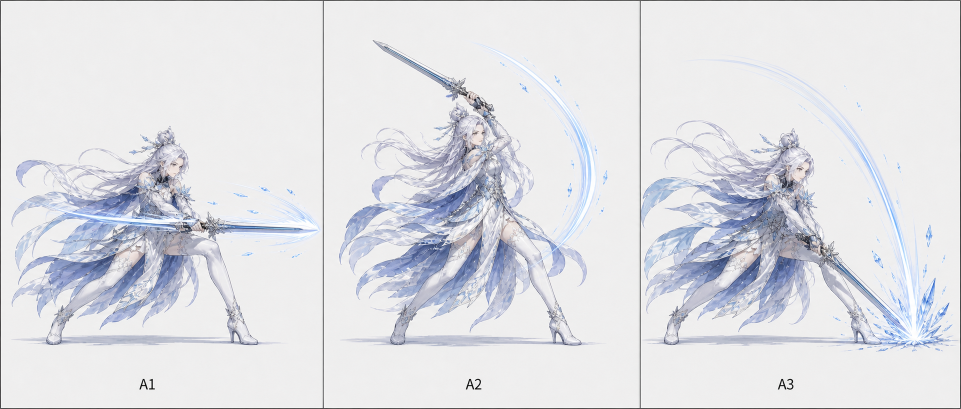
#> input picture assets/art/review/weapon_combo_candidates/lingshuang_longsword_combo_master_v1.png, 1922 x 818 px (shown at 1/2 size)
$ python check_weapon_combo_cutout_quality.py
#> lines starting #> are read from the running program, lines starting #| are printed output that depends on the picture
### scripts/extract_weapon_combo_sprites.py
from __future__ import annotations

from collections import deque
from dataclasses import dataclass
from pathlib import Path

import cv2
import numpy as np
from PIL import Image, ImageDraw


ROOT = Path(__file__).resolve().parents[1]
SOURCE_DIR = ROOT / "assets" / "art" / "review" / "weapon_combo_candidates"


@dataclass(frozen=True)
class ComboSheet:
    character: str
    weapon: str
    file_name: str


SHEETS = (
    ComboSheet("lingshuang", "longsword", "lingshuang_longsword_combo_master_v1.png"),
    ComboSheet("lingshuang", "broadsword", "lingshuang_broadsword_combo_master_v1.png"),
    ComboSheet("lingshuang", "dualblades", "lingshuang_dualblades_combo_master_v2.png"),
    ComboSheet("mohen", "longsword", "mohen_longsword_combo_master_v1.png"),
    ComboSheet("mohen", "broadsword", "mohen_broadsword_combo_master_v1.png"),
    ComboSheet("mohen", "dualblades", "mohen_dualblades_combo_master_v1.png"),
    ComboSheet("suxin", "longsword", "suxin_longsword_combo_master_v1.png"),
    ComboSheet("suxin", "broadsword", "suxin_broadsword_combo_master_v1.png"),
    ComboSheet("suxin", "dualblades", "suxin_dualblades_combo_master_v1.png"),
)


# [312 lines left out: functions is_connected_background, connected_background_mask, grabcut_foreground_mask, remove_background_with_grabcut, remove_connected_light_background, remove_enclosed_light_background and 3 more, not called in this run]


def panel_crop(sheet: Image.Image, stage: int) -> Image.Image:
#> called with stage = 0
    inset = 15
    panel_width = sheet.width // 3
#> panel_width = 640
    crop_width = panel_width - inset * 2
#> crop_width = 610
    panel_center = round(sheet.width * (stage + 0.5) / 3)
#> panel_center = 320
    panel_left = panel_center - crop_width // 2
#> panel_left = 15
    panel_right = panel_left + crop_width
#> panel_right = 625
    content_bottom = round(sheet.height * 0.885)
#> content_bottom = 724
    return sheet.crop((panel_left, 0, panel_right, content_bottom)).convert("RGBA")
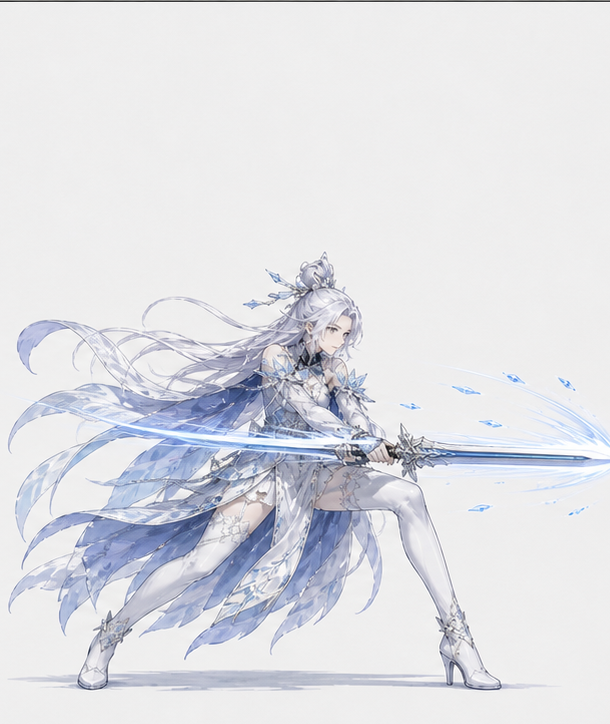
#> returned value: PIL image 610x724 RGBA; mean R, G, B, A 222.9, 224, 229.2, 255


# [66 lines left out: functions extract_sheet, checkerboard, build_preview, not called in this run]


def main() -> None:
    groups = [extract_sheet(job) for job in SHEETS]
    build_preview(groups)


# [2 lines that do not run on import are left out]

### scripts/check_weapon_combo_cutout_quality.py
from __future__ import annotations

from pathlib import Path

import numpy as np
from PIL import Image

import extract_weapon_combo_sprites as extractor


ROOT = Path(__file__).resolve().parents[1]
MINIMUM_CORE_DETAIL_RETENTION = 0.94
MINIMUM_UPPER_BODY_SKIN_RETENTION = 0.95


def retention_metrics(source: Image.Image, sprite: Image.Image) -> tuple[float, float]:
    source_rgb = np.asarray(source.convert("RGB"))
    output_rgba = np.asarray(sprite.convert("RGBA"))
    height, width, _ = source_rgb.shape
    average = source_rgb.mean(axis=2)
    saturation = source_rgb.max(axis=2) - source_rgb.min(axis=2)
    red = source_rgb[:, :, 0]
    green = source_rgb[:, :, 1]
    blue = source_rgb[:, :, 2]
    rows, columns = np.indices((height, width))

    core_detail = (saturation >= 28) | (average <= 190)
    upper_body_zone = (
        (columns >= width * 0.18)
        & (columns <= width * 0.75)
        & (rows >= height * 0.15)
        & (rows <= height * 0.58)
    )
    skin_detail = (
        (red >= 155)
        & (green >= 110)
        & (blue >= 95)
        & ((red.astype(np.int16) - blue.astype(np.int16)) >= 8)
        & (saturation >= 10)
        & upper_body_zone
    )
    retained = output_rgba[:, :, 3] >= 128
    core_retention = float(
        np.count_nonzero(core_detail & retained) / np.count_nonzero(core_detail)
    )
    skin_retention = float(
        np.count_nonzero(skin_detail & retained) / np.count_nonzero(skin_detail)
    )
    return core_retention, skin_retention


def main() -> None:
    failures: list[str] = []
    for job in extractor.SHEETS:
        sheet = Image.open(extractor.SOURCE_DIR / job.file_name).convert("RGBA")
        output_dir = (
            ROOT
            / "assets"
            / "art"
            / "characters"
            / job.character
            / "sprites"
            / "attack"
            / job.weapon
        )
        for stage in range(3):
            source = extractor.panel_crop(sheet, stage)
#> (the run stopped early here; a loop or call above may not have finished)

$ run again, with assets/art/review/suxin/redraw_candidates/suxin_7pose_candidate_approved_01.png copied over assets/art/review/weapon_combo_candidates/lingshuang_longsword_combo_master_v1.png
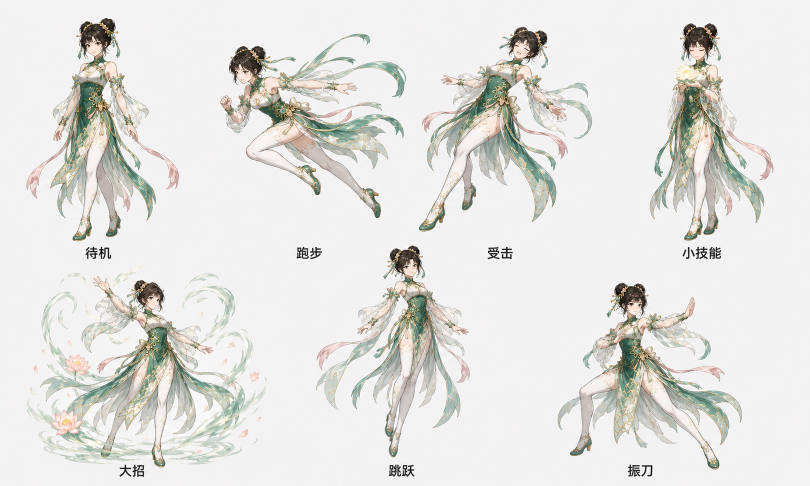
#> input picture assets/art/review/suxin/redraw_candidates/suxin_7pose_candidate_approved_01.png, 1619 x 972 px (shown at 1/2 size)
#> in panel_crop, `return sheet.crop((panel_left, 0, panel_right, content_bottom)).conver..`:
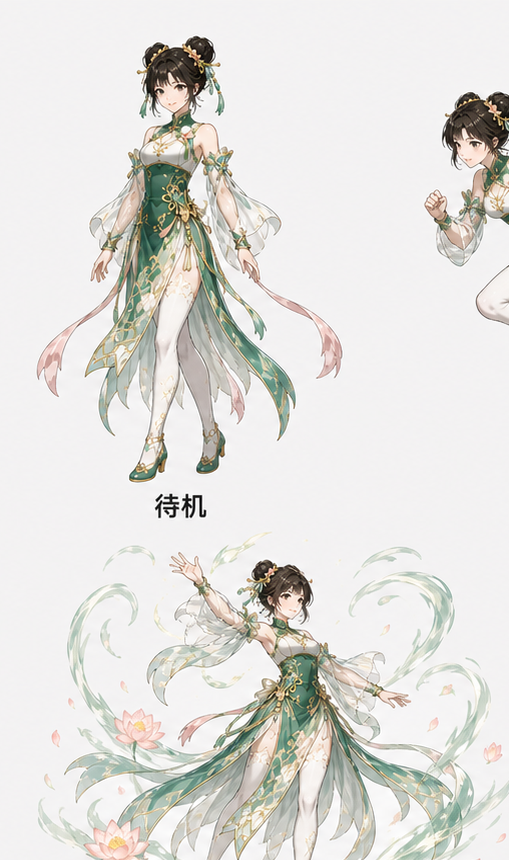
#> returned value: PIL image 509x860 RGBA; mean R, G, B, A 225.5, 224.1, 220.5, 255

$ run again, with assets/art/characters/lingshuang/concept/lingshuang_action_pose_sheet.png copied over assets/art/review/weapon_combo_candidates/lingshuang_longsword_combo_master_v1.png
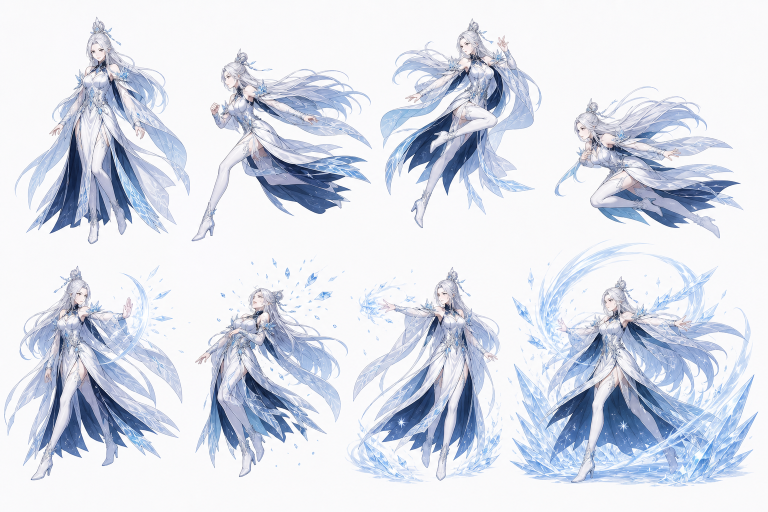
#> input picture assets/art/characters/lingshuang/concept/lingshuang_action_pose_sheet.png, 1536 x 1024 px (shown at 1/2 size)
#> in panel_crop, `return sheet.crop((panel_left, 0, panel_right, content_bottom)).conver..`:
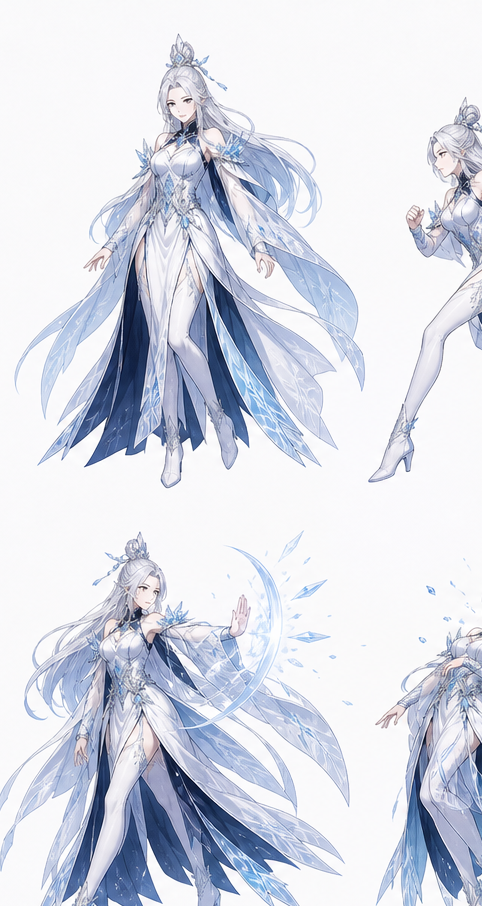
#> returned value: PIL image 482x906 RGBA; mean R, G, B, A 215.8, 219.5, 230.2, 255
